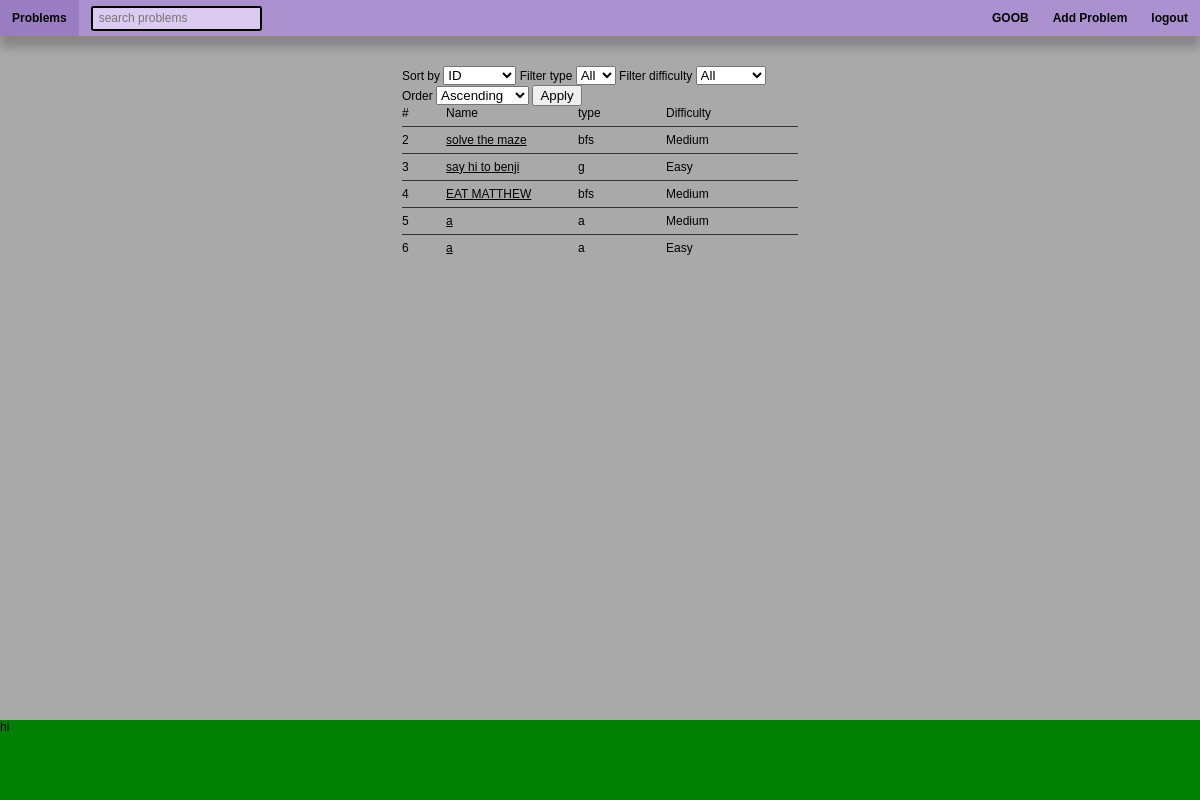
Before: /problem_list (signed in) with the older database file.
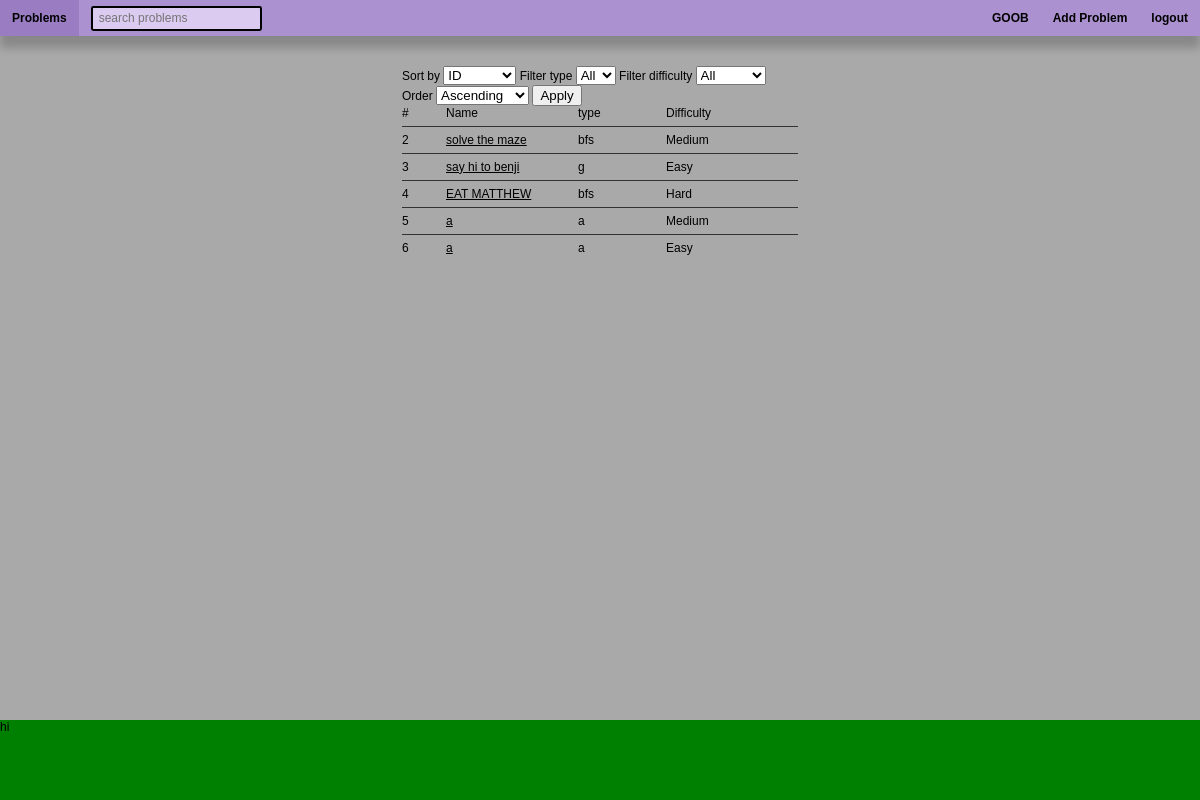
After: the same page with the newer database file.
### app.py (models this page shows, shortened)
class Base(DeclarativeBase):
    pass

class User(Base, UserMixin):
    __tablename__ = "User"
    user_id: Mapped[int] = mapped_column(primary_key=True)
    name: Mapped[str] = mapped_column(String)
    role: Mapped[str] = mapped_column(String)
    hash: Mapped[str] = mapped_column(String)
    user_problems: Mapped[list["User_Problem"]] = \
        relationship("User_Problem", back_populates="user")

class Problem(Base):
    __tablename__ = "Problem"
    problem_id: Mapped[int] = mapped_column(primary_key=True)
    description: Mapped[str] = mapped_column(String)
    function_name: Mapped[str] = mapped_column(String)
    function_args: Mapped[str] = mapped_column(String)
    type: Mapped[str] = mapped_column(String)
    problem_name: Mapped[str] = mapped_column(String)
    difficulty: Mapped[str] = mapped_column(String)
    user_problems: Mapped[list["User_Problem"]] = \
        relationship("User_Problem", back_populates="problem")
    tests: Mapped[List["Test"]] = \
        relationship("Test", back_populates="problem")
    problem_tags: Mapped[List["Problem_Tag"]] = \
        relationship("Problem_Tag", back_populates="problem")

### app.py (the view)
@app.route('/problem_list', methods=["GET", "POST"])
@login_required
def problem_list():
    with Session(engine) as session:
        q = select(Problem.type).distinct().order_by(Problem.type)
        problem_types = session.scalars(q).all()
        q = select(Problem.difficulty).distinct().order_by(Problem.difficulty)
        difficulties = session.scalars(q).all()
        form = ProblemListForm(request.args)
        form.filter_type.choices += [(t, t) for t in problem_types]
        form.filter_difficulty.choices += [(d, d) for d in difficulties]
        sort_by = form.sort_by.data or 'problem_id'
        order = form.order.data or 'asc'
        filter_type = form.filter_type.data or 'all'
        filter_difficulty = form.filter_difficulty.data or 'all'
        sort_columns = {'problem_id': Problem.problem_id,
                        'name': Problem.problem_name,
                        'type': Problem.type, 'difficulty': Problem.difficulty}
        sort_column = sort_columns[sort_by]
        q = select(Problem)
        if filter_type != 'all':
            q = q.where(Problem.type == filter_type)
        if filter_difficulty != 'all':
            q = q.where(Problem.difficulty == filter_difficulty)
        if order == 'desc':
            q = q.order_by(sort_column.collate("NOCASE").desc())
        else:
            q = q.order_by(sort_column.collate("NOCASE").asc())
        print(q)
        temp_problems = session.scalars(q).all()
        print(temp_problems)
        problems = [{'problem_id': i.problem_id,
                     'name': i.problem_name,
                     'difficulty': i.difficulty,
                     'type': i.type} for i in temp_problems]
    return render_template("problem_list.html", problems=problems, form=form)

### app.py
class ProblemListForm(Form):
    sort_by = SelectField('Sort by', choices=[('problem_id', 'ID'),
                                              ('name', 'Name'),
                                              ('type', 'Type'),
                                              ('difficulty', 'Difficulty')])
    order = SelectField('Order', choices=[('asc', 'Ascending'),
                                          ('desc', 'Descending')])
    filter_type = SelectField('Filter type', choices=[('all', 'All')])
    filter_difficulty = SelectField('Filter difficulty',
                                    choices=[('all', 'All')])
    submit = SubmitField('Apply')

### app.py (called while the page is built)
@login_manager.user_loader
def load_user(user_id):
    query = select(User).where(User.user_id == user_id)
    with Session(engine) as session:
        obj = session.scalar(query)
    return obj

### templates/problem_list.html (shortened to what this page needs)
{% extends "layout.html" %} {% block content %}
<div class="problem-list">
    <form class="problem-list-sort-form" method="GET" action="{{ url_for('problem_list') }}">
        <label for="sort_by">{{ form.sort_by.label.text }}</label>
        {{ form.sort_by(class_='form-control') }}
        <label for="filter_type">{{ form.filter_type.label.text }}</label>
        {{ form.filter_type(class_='form-control') }}
        <label for="filter_difficulty">{{ form.filter_difficulty.label.text }}</label>
        {{ form.filter_difficulty(class_='form-control') }}
        <label for="order">{{ form.order.label.text }}</label>
        {{ form.order(class_='form-control') }}
        {{ form.submit(class_='button') }}
    </form>
    <div class="problem-list-column-names">
        <div>#</div>
        <div>Name</div>
        <div>type</div>
        <div>Difficulty</div>
    </div>
    {% for problem in problems %}
    <div class="problem-list-columns">
        <div class="problem-list-column-container">{{ problem["problem_id"] }}</div>
        <div class="problem-list-column-container">
            <a class="problem-link" href="/problem/{{ problem['problem_id'] }}">{{ problem["name"] }}</a>
        </div>
        <div class="problem-list-column-container">{{ problem["type"] }}</div>
        <div class="problem-list-column-container">{{ problem["difficulty"] }}</div>
    </div>
    {% endfor %}
</div>
{% endblock %}

### templates/layout.html (shortened to what this page needs)
<!DOCTYPE html>
<html lang="en">
  <head>
    <link rel="stylesheet" href="/static/css/style.css" />
  </head>
  <body>
    <nav>{% include "navbar.html" %}</nav>
    <main>{% block content %}{% endblock %}</main>
    <footer>{% include "footer.html" %}</footer>
  </body>
</html>

### templates/navbar.html (shortened to what this page needs)
<div class="navbar">
    <div class="left-navbar navbar-section">
        <a class="navbar-item" href="/">
            Problems
        </a>
        <form
        class="nav-bar-search-form"
        action="/process_problem_search"
        method="POST"
        >
        <input
            class="nav-bar-search"
            name="searchs"
            id="searchs"
            placeholder="search problems"
        />
        </form>
    </div>
    <div class="right-navbar navbar-section">
        {% if current_user.is_authenticated %}
        <div class="static-navbar-item">
            {{current_user.name}}
        </div>
        {% if current_user.role == 'admin' %}
        <a class="navbar-item" href="/add_problem">
            Add Problem
        </a>
        {% endif %}
        <form action="/logout">
            <button class="navbar-item" type="submit">logout</button>
        </form>
        {% endif %}
    </div>
</div>

### templates/footer.html
<div class="footer">
    <div>hi</div>
</div>

### static/css/style.css (style rules this page uses)
body { min-height: 100vh; display: flex; flex-direction: column; font-family: 'Alfa Slab One', serif; width: 100vw; padding: 0; margin: 0; font-family: sans-serif; background-color: #e7e7e7; font-size: 1vw; text-decoration-color: black; }
a { margin: 0; padding: 0; text-decoration: none; color: black; }
button { font-size: 1em; }
main { flex: 1; }
body { min-height: 100vh; display: flex; flex-direction: column; font-family: 'Alfa Slab One', serif; width: 100vw; padding: 0; margin: 0; font-family: sans-serif; background-color: darkgray; font-size: 1vw; text-decoration-color: black; }
button { display: block; }
main { min-height: 80vh; }
.navbar { height: 10vh; background-color: aqua; }
.footer { height: 10vh; background-color: green; }
.problem-list { width: 33%; justify-self: center; }
.problem-list-column-names { text-align: left; display: grid; grid-template-columns: minmax(0, 0.5fr) minmax(0, 1.5fr) minmax(0, 1fr) minmax(0, 0.75fr) minmax(0, 0.75fr); }
.problem-list-column-container { display: inline-block; overflow-x: hidden; max-width: 100%; }
.problem-list-columns { text-align: left; display: grid; grid-template-columns: minmax(0, 0.5fr) minmax(0, 1.5fr) minmax(0, 1fr) minmax(0, 0.75fr) minmax(0, 0.75fr); }
.problem-link { display: inline-block; text-decoration: underline; }
.navbar { box-shadow: 0em 1em 0.75em rgba(0, 0, 0, 0.2); width: 100vw; display: flex; justify-content: space-between; align-items: center; background-color: #ab91d0; margin-bottom: 2.5vw; height: 3em; }
.navbar-section { height: 100%; display: grid; grid-template-columns: repeat(5, max-content); }
.navbar-item { font-weight: bold; font-size: 1em; background-color: #ab91d0; border: none; display: flex; align-items: center; padding: 0 1vw 0 1vw; height: 100%; }
.static-navbar-item { font-weight: bold; font-size: 1em; background-color: #ab91d0; border: none; display: flex; align-items: center; padding: 0 1vw 0 1vw; height: 100%; }
.nav-bar-search-form { padding: 0 1vw 0 1vw; display: flex; align-items: center; }
.nav-bar-search { font-size: 1em; max-width: 100%; height: 25%; padding: 0.5em; background-color: #dbcbf1; border: solid 0.2em black; border-radius: 0.2em; }

Changed rows visible on the page:
changed Problem "EAT MATTHEW": difficulty "Medium" → "Hard"
